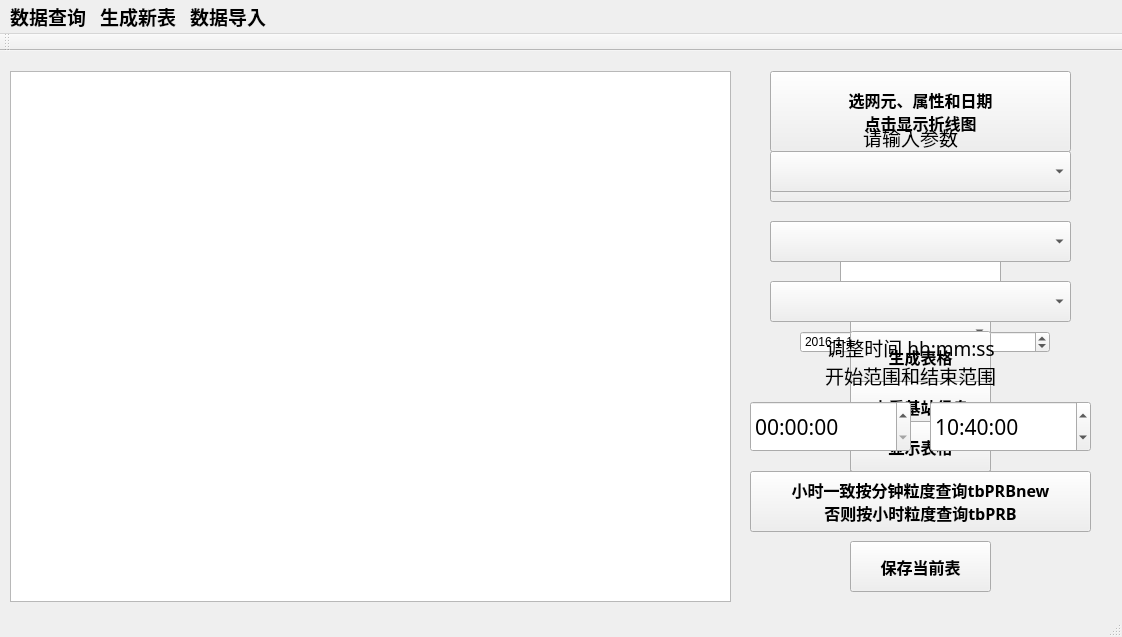
<?xml version="1.0" encoding="UTF-8"?>
<ui version="4.0">
 <class>MainWindow</class>
 <widget class="QMainWindow" name="MainWindow">
  <property name="geometry">
   <rect>
    <x>0</x>
    <y>0</y>
    <width>1122</width>
    <height>637</height>
   </rect>
  </property>
  <property name="windowTitle">
   <string>MainWindow</string>
  </property>
  <property name="whatsThis">
   <string extracomment="选定网元"/>
  </property>
  <property name="accessibleDescription">
   <string extracomment="选定网元"/>
  </property>
  <widget class="QWidget" name="centralWidget">
   <widget class="QTableView" name="tableView">
    <property name="geometry">
     <rect>
      <x>10</x>
      <y>20</y>
      <width>721</width>
      <height>531</height>
     </rect>
    </property>
   </widget>
   <widget class="QComboBox" name="comboBoxCell">
    <property name="geometry">
     <rect>
      <x>850</x>
      <y>260</y>
      <width>141</width>
      <height>41</height>
     </rect>
    </property>
    <property name="font">
     <font>
      <family>黑体</family>
     </font>
    </property>
   </widget>
   <widget class="QComboBox" name="comboBoxNode">
    <property name="geometry">
     <rect>
      <x>850</x>
      <y>390</y>
      <width>141</width>
      <height>41</height>
     </rect>
    </property>
    <property name="font">
     <font>
      <family>黑体</family>
     </font>
    </property>
    <property name="acceptDrops">
     <bool>false</bool>
    </property>
   </widget>
   <widget class="QPushButton" name="viewKPI">
    <property name="geometry">
     <rect>
      <x>770</x>
      <y>20</y>
      <width>301</width>
      <height>81</height>
     </rect>
    </property>
    <property name="font">
     <font>
      <family>黑体</family>
      <pointsize>12</pointsize>
      <weight>75</weight>
      <bold>true</bold>
     </font>
    </property>
    <property name="text">
     <string>选网元、属性和日期
点击显示折线图</string>
    </property>
   </widget>
   <widget class="QComboBox" name="comboBoxKPI">
    <property name="geometry">
     <rect>
      <x>770</x>
      <y>110</y>
      <width>301</width>
      <height>41</height>
     </rect>
    </property>
    <property name="font">
     <font>
      <family>黑体</family>
     </font>
    </property>
    <property name="contextMenuPolicy">
     <enum>Qt::DefaultContextMenu</enum>
    </property>
    <property name="whatsThis">
     <string>选定网元</string>
    </property>
   </widget>
   <widget class="QDateEdit" name="dateEdit_1">
    <property name="geometry">
     <rect>
      <x>800</x>
      <y>280</y>
      <width>110</width>
      <height>22</height>
     </rect>
    </property>
    <property name="dateTime">
     <datetime>
      <hour>0</hour>
      <minute>0</minute>
      <second>0</second>
      <year>2016</year>
      <month>1</month>
      <day>1</day>
     </datetime>
    </property>
    <property name="displayFormat">
     <string>yyyy-M-d</string>
    </property>
   </widget>
   <widget class="QDateEdit" name="dateEdit_2">
    <property name="geometry">
     <rect>
      <x>940</x>
      <y>280</y>
      <width>110</width>
      <height>22</height>
     </rect>
    </property>
    <property name="dateTime">
     <datetime>
      <hour>0</hour>
      <minute>0</minute>
      <second>0</second>
      <year>2018</year>
      <month>1</month>
      <day>1</day>
     </datetime>
    </property>
    <property name="displayFormat">
     <string>yyyy/M/d</string>
    </property>
   </widget>
   <widget class="QLabel" name="datelabel1">
    <property name="geometry">
     <rect>
      <x>790</x>
      <y>230</y>
      <width>121</width>
      <height>51</height>
     </rect>
    </property>
    <property name="font">
     <font>
      <family>黑体</family>
      <pointsize>12</pointsize>
      <weight>75</weight>
      <bold>true</bold>
     </font>
    </property>
    <property name="text">
     <string>起始时间</string>
    </property>
    <property name="alignment">
     <set>Qt::AlignCenter</set>
    </property>
   </widget>
   <widget class="QLabel" name="datelabel2">
    <property name="geometry">
     <rect>
      <x>930</x>
      <y>230</y>
      <width>121</width>
      <height>51</height>
     </rect>
    </property>
    <property name="font">
     <font>
      <family>黑体</family>
      <pointsize>12</pointsize>
      <weight>75</weight>
      <bold>true</bold>
     </font>
    </property>
    <property name="text">
     <string>结束时间</string>
    </property>
    <property name="alignment">
     <set>Qt::AlignCenter</set>
    </property>
   </widget>
   <widget class="QPushButton" name="B_cell">
    <property name="geometry">
     <rect>
      <x>850</x>
      <y>200</y>
      <width>141</width>
      <height>51</height>
     </rect>
    </property>
    <property name="font">
     <font>
      <family>黑体</family>
      <pointsize>12</pointsize>
      <weight>75</weight>
      <bold>true</bold>
     </font>
    </property>
    <property name="text">
     <string>查看小区信息</string>
    </property>
   </widget>
   <widget class="QPushButton" name="B_node">
    <property name="geometry">
     <rect>
      <x>850</x>
      <y>330</y>
      <width>141</width>
      <height>51</height>
     </rect>
    </property>
    <property name="font">
     <font>
      <family>黑体</family>
      <pointsize>12</pointsize>
      <weight>75</weight>
      <bold>true</bold>
     </font>
    </property>
    <property name="text">
     <string>查看基站信息</string>
    </property>
   </widget>
   <widget class="QComboBox" name="comboBoxKPI_p">
    <property name="geometry">
     <rect>
      <x>770</x>
      <y>170</y>
      <width>301</width>
      <height>41</height>
     </rect>
    </property>
    <property name="font">
     <font>
      <family>黑体</family>
     </font>
    </property>
    <property name="contextMenuPolicy">
     <enum>Qt::DefaultContextMenu</enum>
    </property>
    <property name="whatsThis">
     <string>选定网元</string>
    </property>
   </widget>
   <widget class="QCustomPlot" name="customPlot" native="true">
    <property name="geometry">
     <rect>
      <x>10</x>
      <y>20</y>
      <width>721</width>
      <height>531</height>
     </rect>
    </property>
   </widget>
   <widget class="QPushButton" name="B_save">
    <property name="geometry">
     <rect>
      <x>850</x>
      <y>490</y>
      <width>141</width>
      <height>51</height>
     </rect>
    </property>
    <property name="font">
     <font>
      <family>黑体</family>
      <pointsize>12</pointsize>
      <weight>75</weight>
      <bold>true</bold>
     </font>
    </property>
    <property name="text">
     <string>保存当前表</string>
    </property>
   </widget>
   <widget class="QPushButton" name="B_gen">
    <property name="geometry">
     <rect>
      <x>850</x>
      <y>280</y>
      <width>141</width>
      <height>51</height>
     </rect>
    </property>
    <property name="font">
     <font>
      <family>黑体</family>
      <pointsize>12</pointsize>
      <weight>75</weight>
      <bold>true</bold>
     </font>
    </property>
    <property name="text">
     <string>生成表格</string>
    </property>
   </widget>
   <widget class="QLineEdit" name="genPara">
    <property name="geometry">
     <rect>
      <x>840</x>
      <y>190</y>
      <width>161</width>
      <height>71</height>
     </rect>
    </property>
    <property name="font">
     <font>
      <family>黑体</family>
      <pointsize>14</pointsize>
     </font>
    </property>
   </widget>
   <widget class="QLabel" name="genTips">
    <property name="geometry">
     <rect>
      <x>800</x>
      <y>50</y>
      <width>221</width>
      <height>101</height>
     </rect>
    </property>
    <property name="font">
     <font>
      <family>黑体</family>
      <pointsize>14</pointsize>
      <weight>50</weight>
      <bold>false</bold>
     </font>
    </property>
    <property name="text">
     <string>请输入参数
以生成表格</string>
    </property>
    <property name="alignment">
     <set>Qt::AlignCenter</set>
    </property>
   </widget>
   <widget class="QPushButton" name="B_gen_2">
    <property name="geometry">
     <rect>
      <x>850</x>
      <y>370</y>
      <width>141</width>
      <height>51</height>
     </rect>
    </property>
    <property name="font">
     <font>
      <family>黑体</family>
      <pointsize>12</pointsize>
      <weight>75</weight>
      <bold>true</bold>
     </font>
    </property>
    <property name="text">
     <string>显示表格</string>
    </property>
   </widget>
   <widget class="QDateTimeEdit" name="dateTimeEdit_1">
    <property name="geometry">
     <rect>
      <x>750</x>
      <y>350</y>
      <width>161</width>
      <height>51</height>
     </rect>
    </property>
    <property name="font">
     <font>
      <family>隶书</family>
      <pointsize>16</pointsize>
     </font>
    </property>
    <property name="date">
     <date>
      <year>2016</year>
      <month>1</month>
      <day>1</day>
     </date>
    </property>
    <property name="displayFormat">
     <string>HH:mm:ss</string>
    </property>
   </widget>
   <widget class="QDateTimeEdit" name="dateTimeEdit_2">
    <property name="geometry">
     <rect>
      <x>930</x>
      <y>350</y>
      <width>161</width>
      <height>51</height>
     </rect>
    </property>
    <property name="font">
     <font>
      <family>隶书</family>
      <pointsize>16</pointsize>
     </font>
    </property>
    <property name="dateTime">
     <datetime>
      <hour>10</hour>
      <minute>40</minute>
      <second>0</second>
      <year>2016</year>
      <month>1</month>
      <day>1</day>
     </datetime>
    </property>
    <property name="date">
     <date>
      <year>2016</year>
      <month>1</month>
      <day>1</day>
     </date>
    </property>
    <property name="displayFormat">
     <string>HH:mm:ss</string>
    </property>
   </widget>
   <widget class="QPushButton" name="B_PRB_1">
    <property name="geometry">
     <rect>
      <x>750</x>
      <y>420</y>
      <width>341</width>
      <height>61</height>
     </rect>
    </property>
    <property name="font">
     <font>
      <family>黑体</family>
      <pointsize>12</pointsize>
      <weight>75</weight>
      <bold>true</bold>
     </font>
    </property>
    <property name="text">
     <string>小时一致按分钟粒度查询tbPRBnew
否则按小时粒度查询tbPRB</string>
    </property>
   </widget>
   <widget class="QLabel" name="PRBlabel">
    <property name="geometry">
     <rect>
      <x>800</x>
      <y>260</y>
      <width>221</width>
      <height>101</height>
     </rect>
    </property>
    <property name="font">
     <font>
      <family>黑体</family>
      <pointsize>14</pointsize>
      <weight>50</weight>
      <bold>false</bold>
     </font>
    </property>
    <property name="text">
     <string>调整时间 hh:mm:ss
开始范围和结束范围</string>
    </property>
    <property name="alignment">
     <set>Qt::AlignCenter</set>
    </property>
   </widget>
   <widget class="QComboBox" name="comboBoxKPI_DAY">
    <property name="geometry">
     <rect>
      <x>770</x>
      <y>230</y>
      <width>301</width>
      <height>41</height>
     </rect>
    </property>
    <property name="font">
     <font>
      <family>黑体</family>
     </font>
    </property>
    <property name="contextMenuPolicy">
     <enum>Qt::DefaultContextMenu</enum>
    </property>
    <property name="whatsThis">
     <string>选定网元</string>
    </property>
   </widget>
   <widget class="QComboBox" name="comboBoxKPI_p_2">
    <property name="geometry">
     <rect>
      <x>770</x>
      <y>170</y>
      <width>301</width>
      <height>41</height>
     </rect>
    </property>
    <property name="font">
     <font>
      <family>黑体</family>
     </font>
    </property>
    <property name="contextMenuPolicy">
     <enum>Qt::DefaultContextMenu</enum>
    </property>
    <property name="whatsThis">
     <string>选定网元</string>
    </property>
   </widget>
   <widget class="QComboBox" name="comboBoxKPI_2">
    <property name="geometry">
     <rect>
      <x>770</x>
      <y>100</y>
      <width>301</width>
      <height>41</height>
     </rect>
    </property>
    <property name="font">
     <font>
      <family>黑体</family>
     </font>
    </property>
    <property name="contextMenuPolicy">
     <enum>Qt::DefaultContextMenu</enum>
    </property>
    <property name="whatsThis">
     <string>选定网元</string>
    </property>
   </widget>
   <zorder>comboBoxKPI_p</zorder>
   <zorder>tableView</zorder>
   <zorder>B_cell</zorder>
   <zorder>comboBoxNode</zorder>
   <zorder>B_node</zorder>
   <zorder>comboBoxCell</zorder>
   <zorder>viewKPI</zorder>
   <zorder>comboBoxKPI</zorder>
   <zorder>dateEdit_1</zorder>
   <zorder>dateEdit_2</zorder>
   <zorder>datelabel1</zorder>
   <zorder>datelabel2</zorder>
   <zorder>customPlot</zorder>
   <zorder>B_save</zorder>
   <zorder>B_gen</zorder>
   <zorder>genPara</zorder>
   <zorder>genTips</zorder>
   <zorder>B_gen_2</zorder>
   <zorder>dateTimeEdit_1</zorder>
   <zorder>dateTimeEdit_2</zorder>
   <zorder>B_PRB_1</zorder>
   <zorder>PRBlabel</zorder>
   <zorder>comboBoxKPI_DAY</zorder>
   <zorder>comboBoxKPI_p_2</zorder>
   <zorder>comboBoxKPI_2</zorder>
  </widget>
  <widget class="QMenuBar" name="menuBar">
   <property name="geometry">
    <rect>
     <x>0</x>
     <y>0</y>
     <width>1122</width>
     <height>37</height>
    </rect>
   </property>
   <property name="font">
    <font>
     <pointsize>14</pointsize>
     <weight>75</weight>
     <bold>true</bold>
    </font>
   </property>
   <widget class="QMenu" name="menu">
    <property name="title">
     <string>数据查询</string>
    </property>
    <addaction name="actiontbCell"/>
    <addaction name="actiontbKPI"/>
    <addaction name="actiontbPRB"/>
   </widget>
   <widget class="QMenu" name="menu_2">
    <property name="title">
     <string>生成新表</string>
    </property>
    <addaction name="actiontbC2Inew"/>
    <addaction name="actiontbC2I3"/>
    <addaction name="actiontbPRBnew"/>
   </widget>
   <widget class="QMenu" name="menu_3">
    <property name="title">
     <string>数据导入</string>
    </property>
    <addaction name="actiontbCell_3"/>
    <addaction name="actiontbKPI_2"/>
    <addaction name="actiontbPRB_2"/>
    <addaction name="actiontbMROData_2"/>
   </widget>
   <addaction name="menu"/>
   <addaction name="menu_2"/>
   <addaction name="menu_3"/>
  </widget>
  <widget class="QToolBar" name="mainToolBar">
   <attribute name="toolBarArea">
    <enum>TopToolBarArea</enum>
   </attribute>
   <attribute name="toolBarBreak">
    <bool>false</bool>
   </attribute>
  </widget>
  <widget class="QStatusBar" name="statusBar"/>
  <action name="actiontbCell">
   <property name="text">
    <string>tbCell</string>
   </property>
  </action>
  <action name="actiontbMROData">
   <property name="text">
    <string>tbMROData</string>
   </property>
  </action>
  <action name="actiontbPRB">
   <property name="text">
    <string>tbPRB</string>
   </property>
  </action>
  <action name="actiontbKPI">
   <property name="text">
    <string>tbKPI</string>
   </property>
  </action>
  <action name="actiontbC2Inew">
   <property name="text">
    <string>tbC2Inew</string>
   </property>
  </action>
  <action name="actiontbC2I3">
   <property name="text">
    <string>tbC2I3</string>
   </property>
  </action>
  <action name="actiontbPRBnew">
   <property name="text">
    <string>tbPRBnew</string>
   </property>
  </action>
  <action name="actionlistUser">
   <property name="text">
    <string>listUser</string>
   </property>
  </action>
  <action name="actiontbCell_2">
   <property name="text">
    <string>tbCell</string>
   </property>
  </action>
  <action name="actiontbKPI_2">
   <property name="text">
    <string>tbKPI</string>
   </property>
  </action>
  <action name="actiontbPRB_2">
   <property name="text">
    <string>tbPRB</string>
   </property>
  </action>
  <action name="actiontbMROData_2">
   <property name="text">
    <string>tbMROData</string>
   </property>
  </action>
  <action name="actiontbCell_3">
   <property name="text">
    <string>tbCell</string>
   </property>
  </action>
 </widget>
 <layoutdefault spacing="6" margin="11"/>
 <customwidgets>
  <customwidget>
   <class>QCustomPlot</class>
   <extends>QWidget</extends>
   <header>qcustomplot.h</header>
   <container>1</container>
  </customwidget>
 </customwidgets>
 <resources/>
 <connections/>
</ui>
